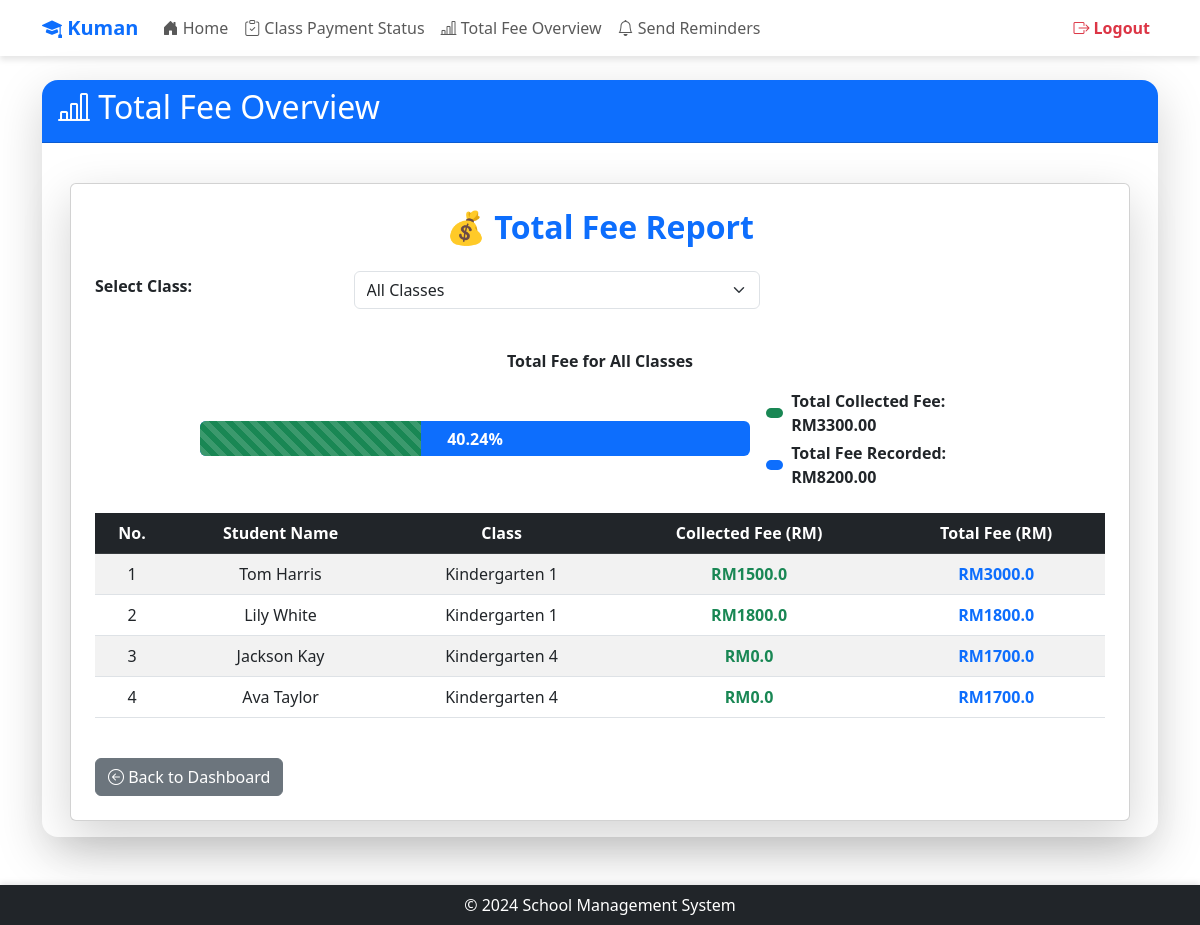
The app's page /teacher/generate-total-fee (signed in) with its own data.
### app/models/models.py (models this page shows, shortened)
class Settings(db.Model):
    __tablename__ = 'Settings'
    setting_key = db.Column('SettingKey', db.String, primary_key=True)
    setting_value = db.Column('SettingValue', db.String, nullable=False)
    description = db.Column('Description', db.String, nullable=False)
    category = db.Column('Category', db.String, nullable=False)

class User(UserMixin, db.Model):
    __tablename__ = 'User'
    id = db.Column('Id', db.String, primary_key=True)
    password = db.Column('Password', db.String, nullable=True)
    role_id = db.Column('RoleId', db.String, ForeignKey('Role.RoleId', ondelete='SET NULL'))
    email = db.Column('Email', db.String, nullable=False)
    first_name = db.Column('FirstName', db.String, nullable=False)
    last_name = db.Column('LastName', db.String, nullable=False)
    date_of_birth = db.Column('DateOfBirth', db.Date, nullable=False)
    role = relationship('Role', back_populates='users')
    parent_relations = relationship('ParentStudentRelation', back_populates='parent', foreign_keys='ParentStudentRelation.parent_id')
    student_relations = relationship('ParentStudentRelation', back_populates='student', foreign_keys='ParentStudentRelation.student_id')
    student_fees = relationship('StudentFeeAssignment', back_populates='student')
    class_assignments_teacher = relationship('ClassAssignment', back_populates='teacher', foreign_keys='ClassAssignment.teacher_id')
    class_assignments_student = relationship('ClassAssignment', back_populates='student', foreign_keys='ClassAssignment.student_id')
    messages_sent = relationship('Notification', back_populates='teacher', foreign_keys='Notification.teacher_id')
    messages_received = relationship('Notification', back_populates='student', foreign_keys='Notification.student_id')

class Class(db.Model):
    __tablename__ = 'Class'
    class_id = db.Column('ClassId', db.String, primary_key=True)
    class_name = db.Column('ClassName', db.String, nullable=False)
    description = db.Column('Description', db.String, nullable=True)
    assignments = relationship('ClassAssignment', back_populates='class_')

### app/routes/teacher/generate_total_fee.py (the view)
@teacher.route('/generate-total-fee')
@login_required
@role_required('2')
def generate_total_fee():
    selected_class = request.args.get('class_name', None)
    query = (
        db.session.query(
            User.first_name,
            User.last_name,
            Class.class_name,
            FeeRecord.total_amount,
            FeeRecord.status_id,
            PaymentStatus.status_name
        )
        .join(ClassAssignment, ClassAssignment.student_id == User.id)
        .join(Class, Class.class_id == ClassAssignment.class_id)
        .join(StudentFeeAssignment, StudentFeeAssignment.student_id == User.id)
        .join(FeeRecord, FeeRecord.fee_assignment_id == StudentFeeAssignment.fee_assignment_id)
        .join(PaymentStatus, PaymentStatus.status_id == FeeRecord.status_id)
        .filter(ClassAssignment.class_id.in_(
            db.session.query(ClassAssignment.class_id)
            .filter(ClassAssignment.teacher_id == current_user.id)
        ))
    )
    if selected_class:
        query = query.filter(Class.class_name == selected_class)
    fee_records = query.all()
    filtered_fee_records = fee_records if not selected_class else [record for record in fee_records if record.class_name == selected_class]
    total_collected_fee = sum(record.total_amount for record in filtered_fee_records if record.status_name == 'Paid')
    total_fee_recorded = sum(record.total_amount for record in filtered_fee_records)
    students = {}
    for record in filtered_fee_records:
        student_name = f"{record.first_name} {record.last_name}"
        if student_name not in students:
            students[student_name] = {
                "class_name": record.class_name,
                "total_fee": 0.0,
                "collected_fee": 0.0
            }
        students[student_name]["total_fee"] += float(record.total_amount) if record.total_amount else 0.0
        if record.status_name == "Paid":
            students[student_name]["collected_fee"] += float(record.total_amount)
    student_list = [{"name": name, **data} for name, data in students.items()]
    class_names = (
        db.session.query(Class.class_name)
        .join(ClassAssignment, ClassAssignment.class_id == Class.class_id)
        .filter(ClassAssignment.teacher_id == current_user.id)
        .distinct()
        .all()
    )
    class_names = [class_name[0] for class_name in class_names]
    fee_summary_title = f"Total Fee for Class {selected_class}" if selected_class else "Total Fee for All Classes"
    return render_template(
        'teacher/total_fee.html',
        students=student_list,
        total_collected_fee=total_collected_fee,
        total_fee_recorded=total_fee_recorded,
        class_names=class_names,
        selected_class=selected_class,
        fee_summary_title=fee_summary_title,
        app_name=app_name()
    )

### app/__init__.py (called while the page is built)
@login_manager.user_loader
def load_user(user_id):
    from .models.models import User
    return User.query.get(user_id)

### app/routes/routes.py (called while the page is built)
def app_name():
    app_name = "School Management System"
    with current_app.app_context():
        setting = Settings.query.filter_by(setting_key='school_name').first()
        if setting and setting.setting_value:
            app_name = setting.setting_value
    return app_name

def role_required(*roles):
    def decorator(f):
        @wraps(f)
        def decorated_function(*args, **kwargs):
            if not current_user.is_authenticated or current_user.role_id not in roles:
                abort(403)  # Forbidden access if role does not match
            return f(*args, **kwargs)
        return decorated_function
    return decorator

### app/templates/teacher/total_fee.html (shortened to what this page needs)
{% extends "share/dashboard.html" %}
{% block card_title %}<i class="bi bi-bar-chart-line"></i> Total Fee Overview{% endblock %}
{% block card_content %}
<div class="container mt-4">
    <div class="card shadow-lg p-4">
        <h2 class="text-center text-primary fw-bold mb-4">💰 Total Fee Report</h2>
        <form method="get" action="{{ url_for('teacher.generate_total_fee') }}" class="mb-3">
            <div class="row align-items-center">
                <div class="col-md-3">
                    <label for="class_name" class="form-label fw-bold">Select Class:</label>
                </div>
                <div class="col-md-5">
                    <select name="class_name" id="class_name" class="form-select" onchange="this.form.submit()">
                        <option value="">All Classes</option>
                    </select>
                </div>
            </div>
        </form>
        {% set progress = 0 %}
        {% if total_fee_recorded > 0 %}
            {% set progress = (total_collected_fee / total_fee_recorded * 100) | round(2) %}
        {% endif %}
        <div class="progress-container my-4">
            <p class="fw-bold text-center">{{ fee_summary_title }}</p>
            <div class="progress-wrapper d-flex align-items-center justify-content-center">
                <div class="progress bg-primary">
                    <div class="progress-bar bg-success progress-bar-striped progress-bar-animated"
                         role="progressbar"
                         aria-valuenow="{{ progress }}"
                         aria-valuemin="0"
                         aria-valuemax="100"
                         data-progress="{{ progress }}">
                        <span class="progress-text">{{ progress }}%</span>
                    </div>
                </div>
                <div class="ms-3">
                    <div class="d-flex align-items-center">
                        <span class="fee-indicator bg-success me-2"></span> <span class="fw-bold">Total Collected Fee: RM{{ total_collected_fee }}</span>
                    </div>
                    <div class="d-flex align-items-center mt-1">
                        <span class="fee-indicator bg-primary me-2"></span> <span class="fw-bold">Total Fee Recorded: RM{{ total_fee_recorded }}</span>
                    </div>
                </div>
            </div>
        </div>
        <div class="table-responsive">
            <table class="table table-striped table-hover text-center">
                <thead class="table-dark">
                    <tr>
                        <th>No.</th>
                        <th>Student Name</th>
                        <th>Class</th>
                        <th>Collected Fee (RM)</th>
                        <th>Total Fee (RM)</th>
                    </tr>
                </thead>
                <tbody>
                    {% for student in students %}
                    <tr>
                        <td>{{ loop.index }}</td>
                        <td>{{ student.name }}</td>
                        <td>{{ student.class_name }}</td>
                        <td class="text-success fw-bold">RM{{ student.collected_fee }}</td>
                        <td class="text-primary fw-bold">RM{{ student.total_fee }}</td>
                    </tr>
                    {% endfor %}
                </tbody>
            </table>
        </div>
        <div class="text-left mt-4">
            <a href="{{ url_for('teacher.dashboard') }}" class="btn btn-secondary">
                <i class="bi bi-arrow-left-circle"></i> Back to Dashboard
            </a>
        </div>
    </div>
</div>
{% endblock %}

### app/templates/share/dashboard.html (shortened to what this page needs)
<!DOCTYPE html>
<html lang="en">
  <head>
    <link href="https://cdn.jsdelivr.net/npm/bootstrap@5.3.0-alpha1/dist/css/bootstrap.min.css" rel="stylesheet" />
    <link href="https://cdn.jsdelivr.net/npm/bootstrap-icons/font/bootstrap-icons.css" rel="stylesheet" />
  </head>
  <body>
    <header class="navbar navbar-expand-lg navbar-light">
      <div class="container">
        <a class="navbar-brand text-primary fw-bold"
          href="{% if current_user.role_id == '1' %}
                    {{ url_for('admin.dashboard') }}
                {% elif current_user.role_id == '2' %}
                    {{ url_for('teacher.dashboard') }}
                {% elif current_user.role_id == '3' %}
                    {{ url_for('parent.dashboard') }}
                {% elif current_user.role_id == '4' %}
                    {{ url_for('accountant.dashboard') }}
                {% else %}
                    {{ url_for('views.home') }}
                {% endif %}">
          <i class="bi bi-mortarboard-fill"></i> {{ app_name }}
        </a>
        <div class="collapse navbar-collapse" id="navbarNav">
          <ul class="navbar-nav me-auto">
            <li class="nav-item">
              <a class="nav-link"
                 href="{% if current_user.role_id == '1' %}
                          {{ url_for('admin.dashboard') }}
                       {% elif current_user.role_id == '2' %}
                          {{ url_for('teacher.dashboard') }}
                       {% elif current_user.role_id == '3' %}
                          {{ url_for('parent.dashboard') }}
                       {% elif current_user.role_id == '4' %}
                          {{ url_for('accountant.dashboard') }}
                       {% else %}
                          {{ url_for('views.home') }}
                       {% endif %}">
                <i class="bi bi-house-door-fill"></i> Home
              </a>
            </li>
            {% if current_user.role_id == '1' %}
              <li class="nav-item">
                <a class="nav-link" href="{{ url_for('admin.manage_users') }}">
                  <i class="bi bi-people"></i> Manage Users
                </a>
              </li>
              <li class="nav-item">
                <a class="nav-link" href="{{ url_for('admin.fee_management') }}">
                  <i class="bi bi-cash-coin"></i> Fee Management
                </a>
              </li>
              <li class="nav-item">
                <a class="nav-link" href="{{ url_for('admin.class_assignments') }}">
                  <i class="bi bi-clipboard-data"></i> Class Assignments
                </a>
              </li>
              <li class="nav-item">
                <a class="nav-link" href="{{ url_for('admin.parent_student') }}">
                  <i class="bi bi-person-check"></i> Parent-Student Data
                </a>
              </li>
              <li class="nav-item">
                <a class="nav-link" href="{{ url_for('admin.system_settings') }}">
                  <i class="bi bi-gear"></i> System Settings
                </a>
              </li>
            {% elif current_user.role_id == '2' %}
              <li class="nav-item">
                <a class="nav-link" href="{{ url_for('teacher.fee_status') }}">
                  <i class="bi bi-clipboard-check"></i> Class Payment Status
                </a>
              </li>
              <li class="nav-item">
                <a class="nav-link" href="{{ url_for('teacher.generate_total_fee') }}">
                  <i class="bi bi-bar-chart-line"></i> Total Fee Overview
                </a>
              </li>
              <li class="nav-item">
                <a class="nav-link" href="{{ url_for('teacher.send_reminders') }}">
                  <i class="bi bi-bell"></i> Send Reminders
                </a>
              </li>
            {% endif %}
          </ul>
          <ul class="navbar-nav ms-auto">
            <li class="nav-item">
              <a class="nav-link text-danger fw-bold" href="{{ url_for('auth.logout') }}">
                <i class="bi bi-box-arrow-right"></i> Logout
              </a>
            </li>
          </ul>
        </div>
      </div>
    </header>
    <main class="container mt-4">
      <div class="card border-0 shadow-lg rounded-4">
        <div class="card-header text-white bg-primary rounded-top-4">
          <h2>{% block card_title %} {% endblock %}</h2>
        </div>
        <div class="card-body">
          {% block card_content %} {% endblock %}
        </div>
      </div>
    </main>
    <footer class="bg-dark text-white py-2 mt-5 text-center sticky-footer">
      <div class="container">
        <p class="m-0">&copy; 2024 School Management System</p>
      </div>
    </footer>
  </body>
</html>

### app/templates/share/dashboard.html (style rules this page uses)
html, body { height: 100%; }
body { display: flex; flex-direction: column; min-height: 100vh; }
main { flex: 1; }
.navbar { background: rgba(255, 255, 255, 0.9); box-shadow: 0 4px 6px rgba(0, 0, 0, 0.1); }
.navbar-nav .nav-link { font-weight: 500; transition: 0.3s; }
.sticky-footer { position: sticky; bottom: 0; width: 100%; box-shadow: 0 -2px 6px rgba(0, 0, 0, 0.1); }

### app/templates/teacher/total_fee.html (style rules this page uses)
.progress-container { max-width: 800px; width: 100%; margin: auto; }
.progress-wrapper { display: flex; align-items: center; justify-content: center; }
.progress { width: 80%; height: 35px; position: relative; }
.progress-bar { transition: width 0.6s ease-in-out; font-size: 16px; font-weight: bold; display: flex; align-items: center; justify-content: center; }
.progress-text { color: white; font-weight: bold; position: absolute; left: 50%; top: 50%; transform: translate(-50%, -50%); white-space: nowrap; }
.fee-indicator { display: inline-block; width: 20px; height: 10px; border-radius: 5px; }

### records on screen
Settings: SettingValue "Kuman"
User: name "Tom Harris", class_name "Kindergarten 1", collected_fee "1500.0", total_fee "3000.0"
User: name "Lily White", class_name "Kindergarten 1", collected_fee "1800.0", total_fee "1800.0"
User: name "Jackson Kay", class_name "Kindergarten 4", collected_fee "0.0", total_fee "1700.0"
User: name "Ava Taylor", class_name "Kindergarten 4", collected_fee "0.0", total_fee "1700.0"

### other values on screen
{{ fee_summary_title }} "Total Fee for All Classes"
{{ progress }} "40.24"
{{ total_collected_fee }} "3300.00"
{{ total_fee_recorded }} "8200.00"
